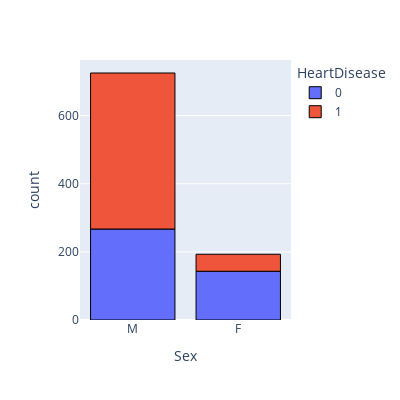

Here is the notebook cell this chart was saved with:
### Code cell
fig = px.histogram(df, x="Sex", color="HeartDisease", width=400, height=400)
fig.update_traces(marker_line_width=1,marker_line_color="black")
fig.show()

### Figure 1 — Plotly figure (JSON) as saved in the notebook; plotly's stock layout.template omitted (floating-point values rounded to 4 significant figures; data arrays with more than 128 entries replaced by an {"elided": "..."} marker saying what was removed)
{"data": [{"alignmentgroup": "True", "bingroup": "x", "hovertemplate": "HeartDisease=0<br>Sex=%{x}<br>count=%{y}<extra></extra>", "legendgroup": "0", "marker": {"color": "#636efa", "line": {"color": "black", "width": 1}, "pattern": {"shape": ""}}, "name": "0", "offsetgroup": "0", "orientation": "v", "showlegend": true, "type": "histogram", "x": {"elided": "410 str values"}, "xaxis": "x", "yaxis": "y"}, {"alignmentgroup": "True", "bingroup": "x", "hovertemplate": "HeartDisease=1<br>Sex=%{x}<br>count=%{y}<extra></extra>", "legendgroup": "1", "marker": {"color": "#EF553B", "line": {"color": "black", "width": 1}, "pattern": {"shape": ""}}, "name": "1", "offsetgroup": "1", "orientation": "v", "showlegend": true, "type": "histogram", "x": {"elided": "508 str values"}, "xaxis": "x", "yaxis": "y"}], "layout": {"barmode": "relative", "height": 400, "legend": {"title": {"text": "HeartDisease"}, "tracegroupgap": 0}, "margin": {"t": 60}, "width": 400, "xaxis": {"anchor": "y", "domain": [0, 1], "title": {"text": "Sex"}}, "yaxis": {"anchor": "x", "domain": [0, 1], "title": {"text": "count"}}}}
